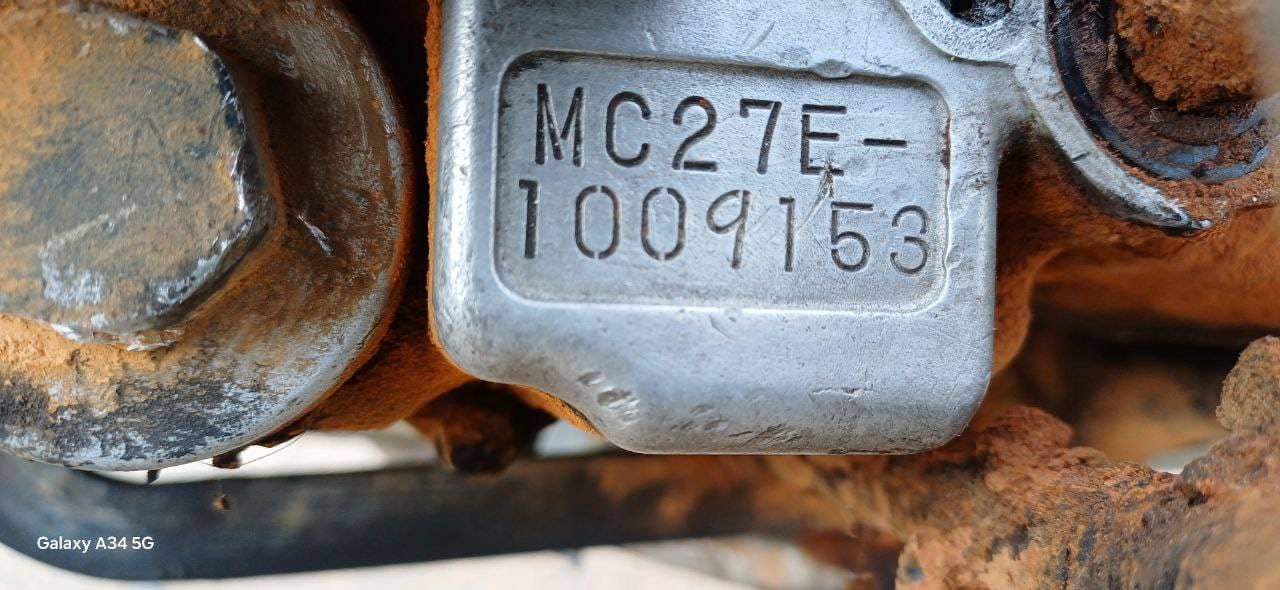
#> input picture backend/motor01.jpeg, 1280 x 590 px
$ python extract_font_templates.py motor01.jpeg out
#> lines starting #> are read from the running program, lines starting #| are printed output that depends on the picture; after the words box and inside, x2 and y2 are one past the last pixel; in counts of white or black regions, pixels touching at a corner belong together
#!/usr/bin/env python3
"""
Script para extrair templates de fonte da imagem de referência Honda.

Uso:
    python extract_font_templates.py <caminho_imagem_fonte>

Exemplo:
    python extract_font_templates.py honda_numeros.png

O script irá:
1. Carregar a imagem com os números 0-9
2. Detectar cada número individualmente
3. Salvar cada número como arquivo separado em data/fonts/
"""

import cv2
import numpy as np
import sys
from pathlib import Path


def extract_characters(image_path: str, output_dir: str = "data/fonts"):
    """
    Extrai caracteres individuais de uma imagem de spritesheet.
    """
#> called with image_path = 'motor01.jpeg', output_dir = 'out'
    # Carrega imagem
    img = cv2.imread(image_path)
#> img is the input picture: shape (590, 1280, 3); mean B, G, R 107.8, 112.7, 122.2
    if img is None:
        print(f"Erro: Não foi possível carregar {image_path}")
        return False

    # Converte para escala de cinza
    gray = cv2.cvtColor(img, cv2.COLOR_BGR2GRAY)
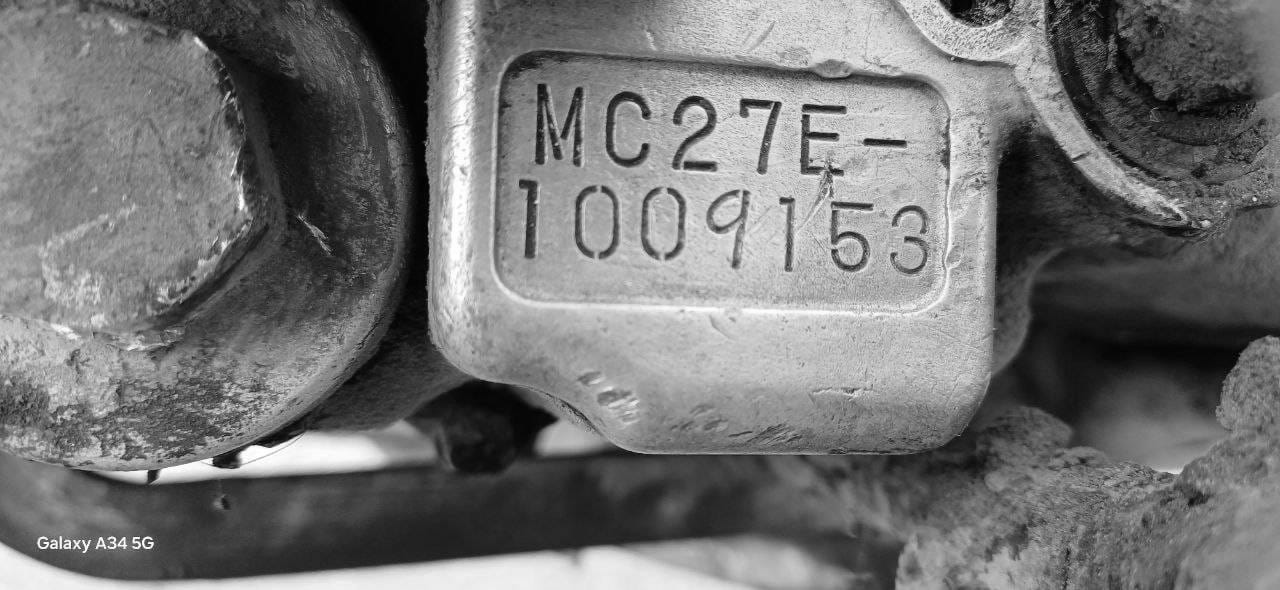
#> gray: shape (590, 1280); min 0, max 255, mean 115

    # Binariza (inverte para ter caracteres brancos em fundo preto)
    _, binary = cv2.threshold(gray, 127, 255, cv2.THRESH_BINARY_INV)
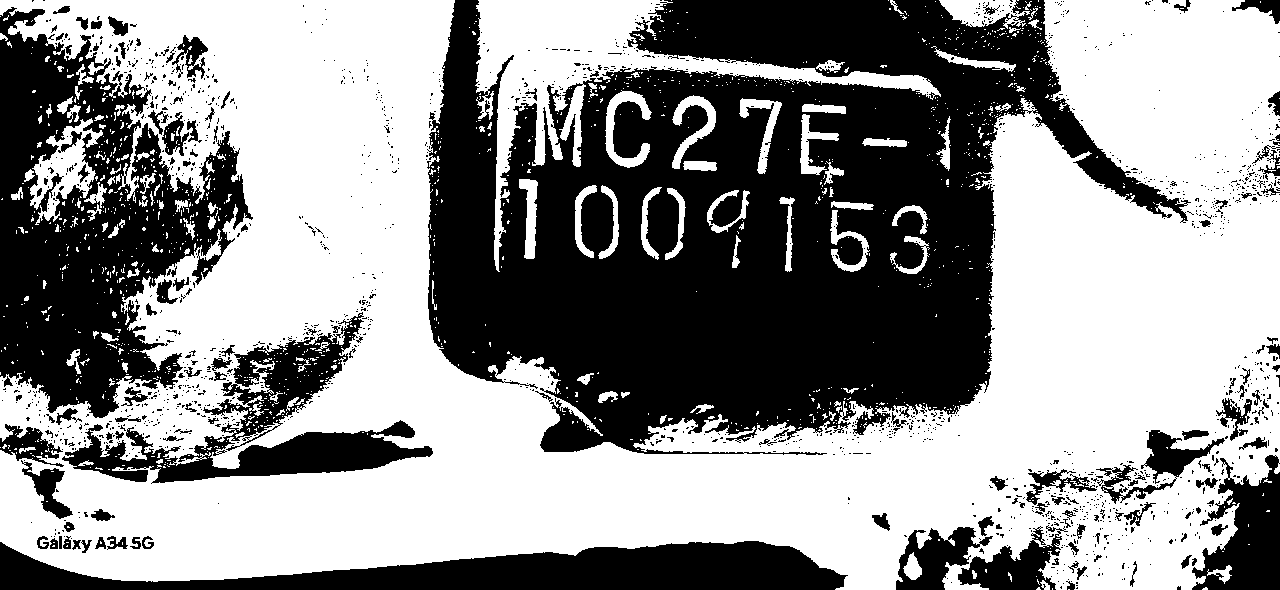
#> binary: shape (590, 1280); 56.7% white; 1608 black regions (1462 under 20 px)

    # Encontra contornos
    contours, _ = cv2.findContours(binary, cv2.RETR_EXTERNAL, cv2.CHAIN_APPROX_SIMPLE)
#> contours = 1073 contours, 1001 with area under 20; largest, box (x1, y1, x2, y2) and area: (0, 0, 1280, 590) 411467, (475, 0, 941, 272) 21251, (30, 118, 103, 225) 3054, (939, 0, 1030, 29) 1524, (605, 90, 652, 168) 1134

    # Filtra e ordena contornos
    valid_boxes = []
    for cnt in contours:
        x, y, w, h = cv2.boundingRect(cnt)
        # Filtra contornos muito pequenos (ruído)
        if w > 15 and h > 20:
            valid_boxes.append((x, y, w, h))
#> this loop made 1073 passes
#> (x, y, w, h) on passes 3 to 5: (1202, 587, 6, 3), (1036, 587, 5, 3), (1040, 580, 10, 10)
#> after the loop, valid_boxes = 24 items, first 6: (903, 552, 19, 28), (890, 236, 40, 38), (830, 210, 40, 62), (892, 205, 36, 29), (779, 197, 16, 75), (707, 190, 43, 43)

    # Ordena da esquerda para direita
    valid_boxes.sort(key=lambda b: b[0])

    print(f"Encontrados {len(valid_boxes)} caracteres")
#| Encontrados 24 caracteres

    # Cria diretório de saída
    output_path = Path(output_dir)
    output_path.mkdir(parents=True, exist_ok=True)

    # Sequência esperada de caracteres
    chars = "0123456789"

    for i, (x, y, w, h) in enumerate(valid_boxes):
        if i >= len(chars):
            print(f"Aviso: Mais contornos ({len(valid_boxes)}) do que caracteres esperados ({len(chars)})")
            break

        char = chars[i]

        # Adiciona margem
        margin = 5
        y1 = max(0, y - margin)
        y2 = min(gray.shape[0], y + h + margin)
        x1 = max(0, x - margin)
        x2 = min(gray.shape[1], x + w + margin)

        # Extrai o caractere (da imagem original em cinza)
        char_img = gray[y1:y2, x1:x2]

        # Salva
        output_file = output_path / f"{char}.png"
        cv2.imwrite(str(output_file), char_img)
        print(f"  Salvo: {output_file} ({w}x{h} pixels)")
#> this loop made 11 passes
#> (x, y, w, h, char, y1, y2, x1) on passes 1 to 10: (0, 0, 1280, 590, '0', 0, 590, 0), (30, 118, 73, 107, '1', 113, 230, 25), (76, 64, 18, 21, '2', 59, 90, 71), (84, 182, 23, 26, '3', 177, 213, 79), (140, 173, 16, 21, '4', 168, 199, 135), (475, 0, 466, 272, '5', 0, 277, 470), (519, 179, 19, 80, '6', 174, 264, 514), (575, 185, 22, 73, '7', 180, 263, 570), (598, 185, 21, 74, '8', 180, 264, 593), (605, 90, 47, 78, '9', 85, 173, 600)
#> (x, y, w, h) on pass 11: (641, 187, 21, 73)
#|   Salvo: out/0.png (1280x590 pixels)
#|   Salvo: out/1.png (73x107 pixels)
#|   Salvo: out/2.png (18x21 pixels)
#|   Salvo: out/3.png (23x26 pixels)
#|   Salvo: out/4.png (16x21 pixels)
#|   Salvo: out/5.png (466x272 pixels)
#|   Salvo: out/6.png (19x80 pixels)
#|   Salvo: out/7.png (22x73 pixels)
#> (further printed lines are left out)
#> pass 2, in extract_characters, `char_img = gray[y1:y2, x1:x2]`:
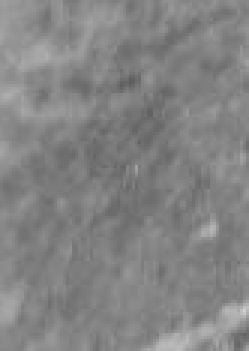
#> char_img: shape (117, 83) (shown 3 times larger); min 93, max 208, mean 131.3
#> pass 3, in extract_characters, `char_img = gray[y1:y2, x1:x2]`:
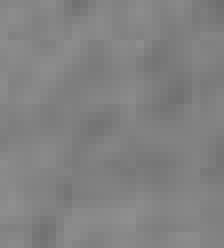
#> char_img: shape (31, 28) (shown 8 times larger); min 111, max 143, mean 129.7

    # Salva também a imagem completa como spritesheet
    sprite_file = output_path / "honda_font.png"
    cv2.imwrite(str(sprite_file), gray)
    print(f"  Spritesheet salvo: {sprite_file}")

    return True


def main():
    if len(sys.argv) < 2:
        print("Uso: python extract_font_templates.py <caminho_imagem_fonte>")
        print("")
        print("Exemplo:")
        print("  python extract_font_templates.py WhatsApp_Image_2025-12-20_at_18_28_43.jpeg")
        return

    image_path = sys.argv[1]
    output_dir = sys.argv[2] if len(sys.argv) > 2 else "data/fonts"

    print(f"Extraindo caracteres de: {image_path}")
    print(f"Salvando em: {output_dir}")
    print("")

    success = extract_characters(image_path, output_dir)

    if success:
        print("")
        print("Extração concluída com sucesso!")
        print("")
        print("Próximos passos:")
        print("1. Verifique os arquivos em data/fonts/")
        print("2. Confirme que cada número foi extraído corretamente")
        print("3. Reinicie o servidor para carregar os templates")
    else:
        print("Erro na extração!")


if __name__ == "__main__":
    main()
